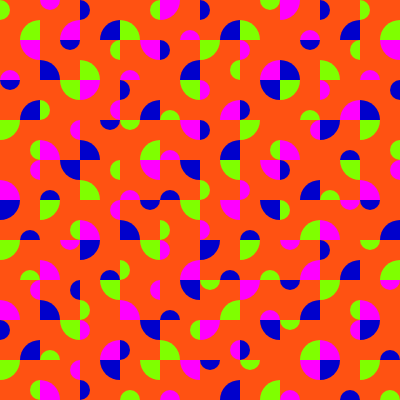
Frame 1 (no input)
Frame 60 (no input): identical to frame 1, image omitted
Frame 120 (the mouse pressed at the canvas centre since frame 60): identical to frame 1, image omitted

The p5.js sketch that drew this single still picture (run headless with seeded random() and noise() and a simulated clock; from frame 60 on, the mouse is pressed at the canvas centre):

// p5.js sketch
// ── sketch.js
let pale = ['#7FFF00','#FF00FF','#0000CC',]
function setup() {
	createCanvas(400, 400);
	let seg = 10;
	let w = width / seg;
	background('#FF5212');
	noStroke();
	for (let i = 0; i < seg; i++) {
		for (let j = 0; j < seg; j++) {
          sk = (i+j)%3
          
          fill(pale[sk])
			let x = i * w + w / 2;
			let y = j * w + w / 2;
			form(x, y, w);
		}
	}
}

function draw() {

}

function form(x, y, w) {
	push();
	translate(x, y);
	scale(pm(), pm());
	rotate(int(random(2)) * HALF_PI);
	arc(-w / 2, -w / 2, w, w, 0, PI / 2);
	arc(w / 4, w / 2, w / 2, w / 2, PI, TAU);
	pop();
}

function pm() {
	return (int(random(2)) * 2) - 1;
}
